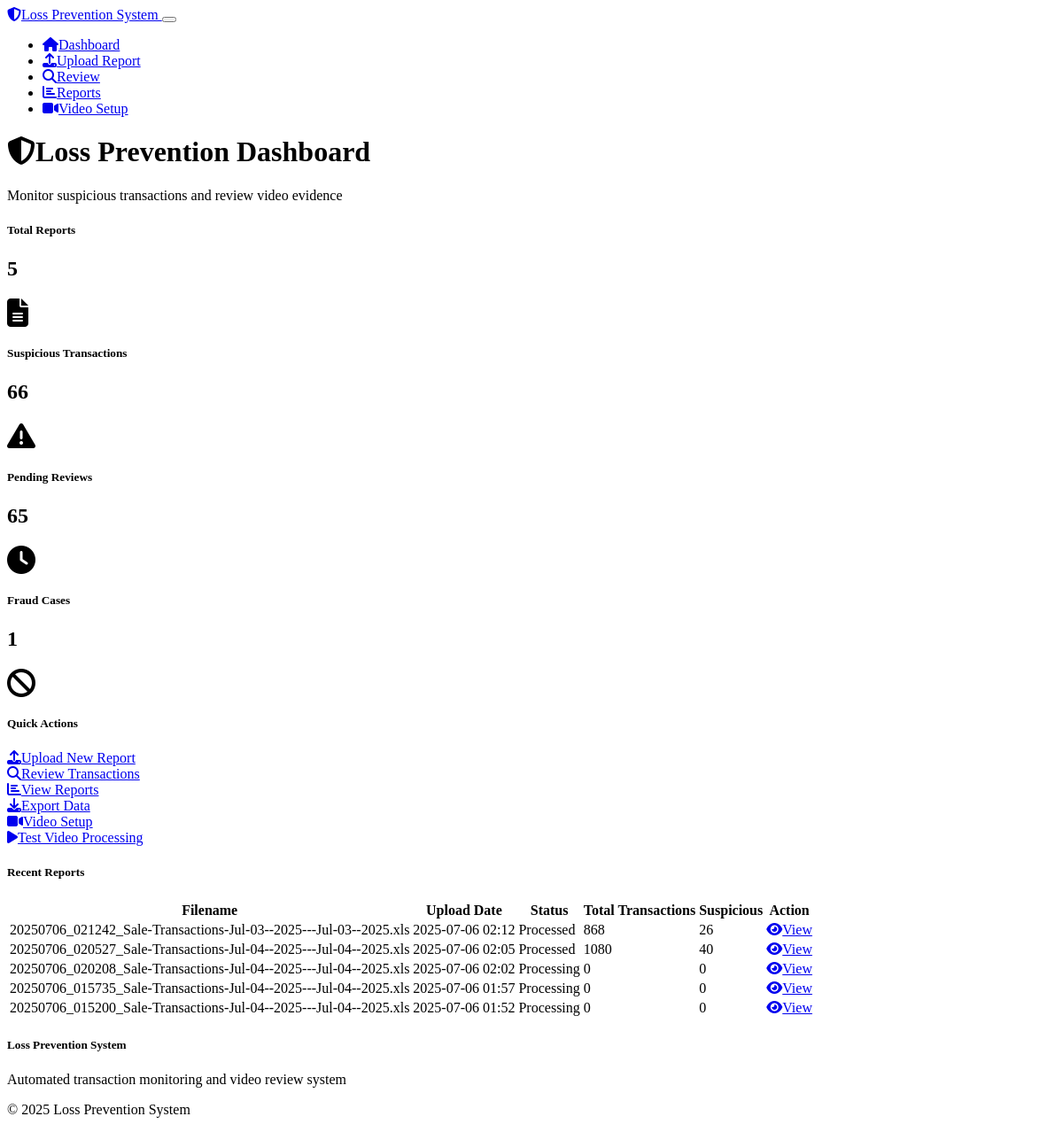
The page / on the database its author committed.
### models.py (models this page shows)
class TransactionReport(db.Model):
    id = db.Column(db.Integer, primary_key=True)
    filename = db.Column(db.String(255), nullable=False)
    upload_date = db.Column(db.DateTime, default=datetime.utcnow)
    processed = db.Column(db.Boolean, default=False)
    total_transactions = db.Column(db.Integer, default=0)
    suspicious_transactions = db.Column(db.Integer, default=0)

### routes.py (the view)
@app.route('/')
def index():
    recent_reports = TransactionReport.query.order_by(TransactionReport.upload_date.desc()).limit(5).all()
    total_reports = TransactionReport.query.count()
    total_suspicious = SuspiciousTransaction.query.count()
    pending_reviews = SuspiciousTransaction.query.filter_by(review_status='pending').count()
    fraud_count = SuspiciousTransaction.query.filter_by(review_status='fraud').count()
    stats = {
        'total_reports': total_reports,
        'total_suspicious': total_suspicious,
        'pending_reviews': pending_reviews,
        'fraud_count': fraud_count
    }
    return render_template('index.html', recent_reports=recent_reports, stats=stats)

### templates/index.html (shortened to what this page needs)
{% extends "base.html" %}
{% block content %}
<div class="row">
    <div class="col-12">
        <h1><i class="fas fa-shield-alt me-2"></i>Loss Prevention Dashboard</h1>
        <p class="text-muted">Monitor suspicious transactions and review video evidence</p>
    </div>
</div>
<div class="row mb-4">
    <div class="col-md-3 mb-3">
        <div class="card bg-primary">
            <div class="card-body">
                <div class="d-flex align-items-center">
                    <div class="flex-grow-1">
                        <h5 class="card-title text-white">Total Reports</h5>
                        <h2 class="text-white">{{ stats.total_reports }}</h2>
                    </div>
                    <div class="text-white">
                        <i class="fas fa-file-alt fa-2x"></i>
                    </div>
                </div>
            </div>
        </div>
    </div>
    <div class="col-md-3 mb-3">
        <div class="card bg-warning">
            <div class="card-body">
                <div class="d-flex align-items-center">
                    <div class="flex-grow-1">
                        <h5 class="card-title text-white">Suspicious Transactions</h5>
                        <h2 class="text-white">{{ stats.total_suspicious }}</h2>
                    </div>
                    <div class="text-white">
                        <i class="fas fa-exclamation-triangle fa-2x"></i>
                    </div>
                </div>
            </div>
        </div>
    </div>
    <div class="col-md-3 mb-3">
        <div class="card bg-info">
            <div class="card-body">
                <div class="d-flex align-items-center">
                    <div class="flex-grow-1">
                        <h5 class="card-title text-white">Pending Reviews</h5>
                        <h2 class="text-white">{{ stats.pending_reviews }}</h2>
                    </div>
                    <div class="text-white">
                        <i class="fas fa-clock fa-2x"></i>
                    </div>
                </div>
            </div>
        </div>
    </div>
    <div class="col-md-3 mb-3">
        <div class="card bg-danger">
            <div class="card-body">
                <div class="d-flex align-items-center">
                    <div class="flex-grow-1">
                        <h5 class="card-title text-white">Fraud Cases</h5>
                        <h2 class="text-white">{{ stats.fraud_count }}</h2>
                    </div>
                    <div class="text-white">
                        <i class="fas fa-ban fa-2x"></i>
                    </div>
                </div>
            </div>
        </div>
    </div>
</div>
<div class="row mb-4">
    <div class="col-12">
        <div class="card">
            <div class="card-body">
                <h5 class="card-title">Quick Actions</h5>
                <div class="row">
                    <div class="col-md-3 mb-2">
                        <a href="{{ url_for('upload_file') }}" class="btn btn-primary w-100">
                            <i class="fas fa-upload me-2"></i>Upload New Report
                        </a>
                    </div>
                    <div class="col-md-3 mb-2">
                        <a href="{{ url_for('dashboard') }}" class="btn btn-secondary w-100">
                            <i class="fas fa-search me-2"></i>Review Transactions
                        </a>
                    </div>
                    <div class="col-md-3 mb-2">
                        <a href="{{ url_for('reports') }}" class="btn btn-info w-100">
                            <i class="fas fa-chart-bar me-2"></i>View Reports
                        </a>
                    </div>
                    <div class="col-md-3 mb-2">
                        <a href="{{ url_for('export_csv') }}" class="btn btn-success w-100">
                            <i class="fas fa-download me-2"></i>Export Data
                        </a>
                    </div>
                </div>
                <div class="row">
                    <div class="col-md-3 mb-2">
                        <a href="{{ url_for('video_settings') }}" class="btn btn-info w-100">
                            <i class="fas fa-video me-2"></i>Video Setup
                        </a>
                    </div>
                    <div class="col-md-3 mb-2">
                        <a href="{{ url_for('test_video_processing') }}" class="btn btn-warning w-100">
                            <i class="fas fa-play me-2"></i>Test Video Processing
                        </a>
                    </div>
                </div>
            </div>
        </div>
    </div>
</div>
<div class="row">
    <div class="col-12">
        <div class="card">
            <div class="card-header">
                <h5 class="card-title mb-0">Recent Reports</h5>
            </div>
            <div class="card-body">
                {% if recent_reports %}
                    <div class="table-responsive">
                        <table class="table table-striped">
                            <thead>
                                <tr>
                                    <th>Filename</th>
                                    <th>Upload Date</th>
                                    <th>Status</th>
                                    <th>Total Transactions</th>
                                    <th>Suspicious</th>
                                    <th>Action</th>
                                </tr>
                            </thead>
                            <tbody>
                                {% for report in recent_reports %}
                                <tr>
                                    <td>{{ report.filename }}</td>
                                    <td>{{ report.upload_date.strftime('%Y-%m-%d %H:%M') }}</td>
                                    <td>
                                        {% if report.processed %}
                                            <span class="badge bg-success">Processed</span>
                                        {% else %}
                                            <span class="badge bg-warning">Processing</span>
                                        {% endif %}
                                    </td>
                                    <td>{{ report.total_transactions }}</td>
                                    <td>
                                        {% if report.suspicious_transactions > 0 %}
                                            <span class="badge bg-danger">{{ report.suspicious_transactions }}</span>
                                        {% else %}
                                            <span class="badge bg-success">0</span>
                                        {% endif %}
                                    </td>
                                    <td>
                                        <a href="{{ url_for('dashboard', report_id=report.id) }}" class="btn btn-sm btn-secondary">
                                            <i class="fas fa-eye me-1"></i>View
                                        </a>
                                    </td>
                                </tr>
                                {% endfor %}
                            </tbody>
                        </table>
                    </div>
                {% endif %}
            </div>
        </div>
    </div>
</div>
{% endblock %}

### rows shown on the page
TransactionReport: filename "20250706_021242_Sale-Transactions-Jul-03--2025---Jul-03--2025.xls", upload_date "2025-07-06 02:12", processed "Processed", total_transactions "868", suspicious_transactions "26"
TransactionReport: filename "20250706_020527_Sale-Transactions-Jul-04--2025---Jul-04--2025.xls", upload_date "2025-07-06 02:05", processed "Processed", total_transactions "1080", suspicious_transactions "40"
TransactionReport: filename "20250706_020208_Sale-Transactions-Jul-04--2025---Jul-04--2025.xls", upload_date "2025-07-06 02:02", processed "Processing", total_transactions "0", suspicious_transactions "0"
TransactionReport: filename "20250706_015735_Sale-Transactions-Jul-04--2025---Jul-04--2025.xls", upload_date "2025-07-06 01:57", processed "Processing", total_transactions "0", suspicious_transactions "0"
TransactionReport: filename "20250706_015200_Sale-Transactions-Jul-04--2025---Jul-04--2025.xls", upload_date "2025-07-06 01:52", processed "Processing", total_transactions "0", suspicious_transactions "0"

### other values the page prints
{{ stats.total_reports }} "5"
{{ stats.total_suspicious }} "66"
{{ stats.pending_reviews }} "65"
{{ stats.fraud_count }} "1"
